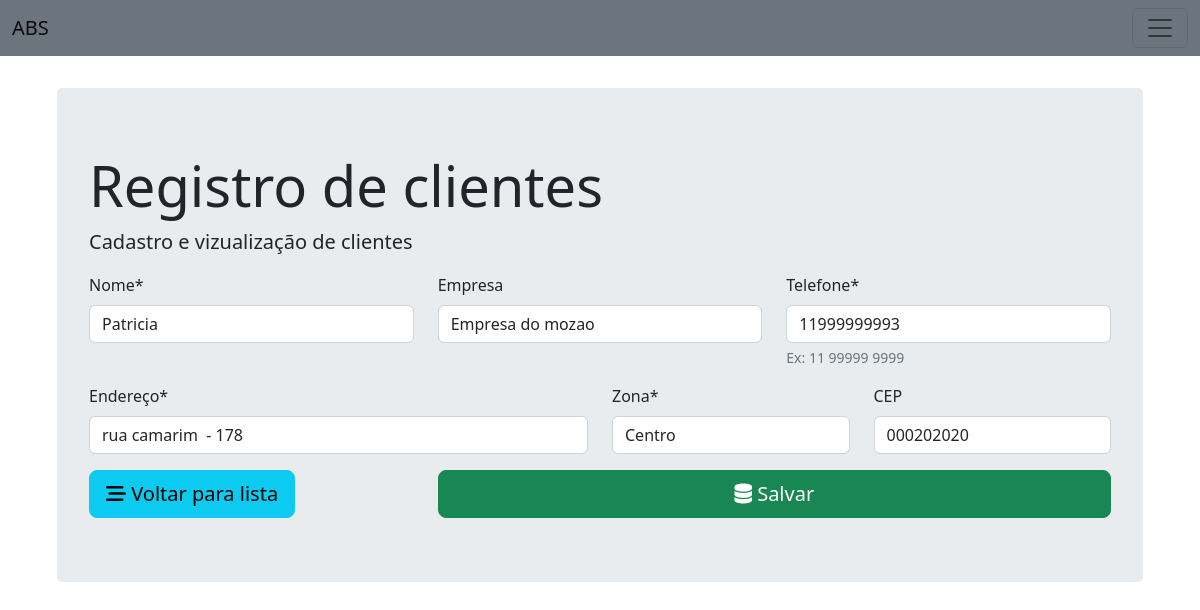
/client/update/8/, run on the app's committed database.
### abs/models/client.py (models this page shows)
class Client(models.Model):
    name = models.CharField(max_length=100, blank=False)
    company_name = models.CharField(max_length=80, blank=True)
    phone_number = models.CharField(max_length=14, blank=False, unique=True)
    address = models.CharField(max_length=120, blank=False)
    zone = models.ForeignKey(Zone, on_delete=models.CASCADE)
    zip_code = models.CharField(max_length=9, blank=True)
    created_date = models.DateTimeField(auto_now_add=True)
    last_update = models.DateTimeField(auto_now=True)

### abs/views.py (the view, shortened to what this page needs)
# urls.py: path('client/update/<int:id>/', views.client_form, name='client_edit'),
def client_form(request, id=0):
    if request.method == 'GET':
        if id == 0:
            form = ClientForm()
        else:
            client = Client.objects.get(pk=id)
            form = ClientForm(instance=client)
        return render(request, 'client/client_form.html', {'form': form})

### abs/forms.py
class ClientForm(forms.ModelForm):
    class Meta:
        model = Client
        fields = '__all__'
        labels = {
            'name': 'Nome',
            'company_name': 'Empresa',
            'phone_number': 'Telefone',
            'address': 'Endereço',
            'zone': 'Zona',
            'zip_code': 'CEP',
        }
    def __init__(self, *args, **kwargs):
        super(ClientForm, self).__init__(*args, **kwargs)
        self.fields['zone'].empty_label = 'Selecione'
        self.fields['phone_number'].help_text = 'Ex: 11 99999 9999'

### abs/models/zone.py (called while the page is built)
    def __str__(self):
        return self.name

### abs/templates/client/client_form.html (shortened to what this page needs)
{% extends 'client/base_client.html' %}
{% load crispy_forms_tags %}
{% block jumbotron %}
    <form action="" method="post">
        <div class="row">
            <div class="col-md-4">
                {{ form.name | as_crispy_field }}
            </div>
            <div class="col-md-4">
                {{ form.company_name | as_crispy_field }}
            </div>
            <div class="col-md-4">
                {{ form.phone_number | as_crispy_field }}
            </div>
        </div>
        <div class="row">
            <div class="col-md-6">
                {{ form.address | as_crispy_field }}
            </div>
            <div class="col-md-3">
                {{ form.zone | as_crispy_field }}
            </div>
            <div class="col-md-3">
                {{ form.zip_code | as_crispy_field }}
            </div>
        </div>
        <div class="row">
            <div class="col-md-4">
                <a href="{% url 'client_list' %}" class="btn btn-info btn block btn-lg">
                    <i class="fas fa-stream"></i> Voltar para lista
                </a>
            </div>
            <div class="col-md-8">
                <button class="submit btn btn-success btn-block btn-lg">
                    <i class="fa-solid fa-database"></i> Salvar
                </button>
            </div>
        </div>
    </form>
{% endblock jumbotron %}

### static/css/style.css (style rules this page uses)
body { padding-top: 40px; padding-bottom: 40px; }

### data on the page
Client: name "Patricia", company_name "Empresa do mozao", phone_number "11999999993", address "rua camarim - 178", zone "Centro", zip_code "000202020"
